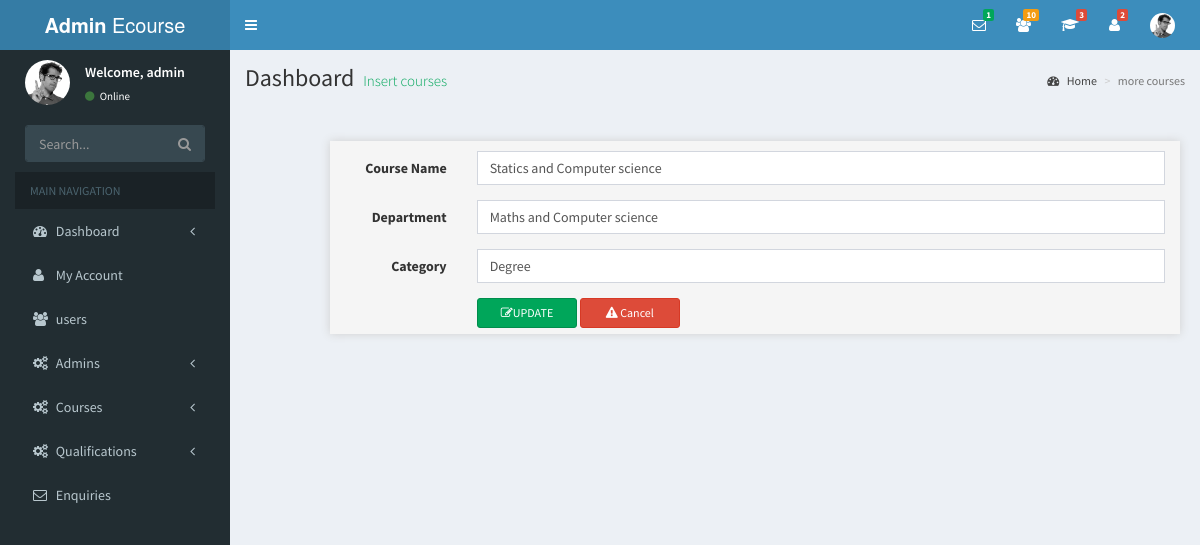
/admin/edit_course.php?edit_id=30, run on the app's committed database.
### tables this page shows
CREATE TABLE IF NOT EXISTS `courses` (
  `id` int(10) NOT NULL AUTO_INCREMENT,
  `name` varchar(100) NOT NULL,
  `department` varchar(100) NOT NULL,
  `category` varchar(100) NOT NULL,
  PRIMARY KEY (`id`)
);

### admin/edit_course.php (the view, shortened to what this page needs)
<?php
if(isset($_GET['edit_id']))
{
 $sql_query="SELECT * FROM courses WHERE id=".$_GET['edit_id'];
 $result_set=mysql_query($sql_query);
 $fetched_row=mysql_fetch_array($result_set);
}
  ?>
<?php
  require('layout/sidebar.php')
?>
  <div class="content-wrapper">
    <section class="content-header">
      <h1>
        Dashboard
        <small>Insert courses</small>
      </h1>
      <ol class="breadcrumb">
        <li><a href="#"><i class="fa fa-dashboard"></i> Home</a></li>
        <li class="active">more courses</li>
      </ol>
    </section>
     <div class="insert_course_outer">
          <div class="insert-course" id="settings">
                <form  action="" method="POST" class="form-horizontal insert-course_inner">
                      <div class="form-group">
                        <label for="inputName" class="col-sm-2 control-label">Course Name</label>
                        <div class="col-sm-10">
                          <input type="text" class="form-control" name="name" value="<?php echo $fetched_row['name']; ?>" required>
                        </div>
                      </div>
                       <div class="form-group">
                        <label for="inputName" class="col-sm-2 control-label">Department</label>
                        <div class="col-sm-10">
                          <input type="text" class="form-control" name="department"  value="<?php echo $fetched_row['department']; ?>"required>
                        </div>
                      </div>
                      <div class="form-group">
                        <label for="inputName" class="col-sm-2 control-label">Category</label>
                        <div class="col-sm-10">
                          <input type="text" class="form-control" name="category" value="<?php echo $fetched_row['category']; ?>" required>
                        </div>
                      </div>
                      <div class="upcancel_buttons">
	                         <button type="submit" name="btn-update" class="btn btn-success btn-xs"> <div class="fa fa-edit"></div>UPDATE</button>
	                         <button type="submit" name="btn-cancel" class="btn btn-danger btn-xs"> <div class="fa fa-warning"></div> Cancel</button>
	                  </div>
                      </div>
              </div>
          </div>
  </div>
  <?php
  require('layout/footer.php')
   ?>

### data on the page
courses: name "Statics and Computer science", department "Maths and Computer science", category "Degree"

### other printed values
$num_rows "1"
$num_rows "10"
$num_rows "3"
$num_rows "2"
